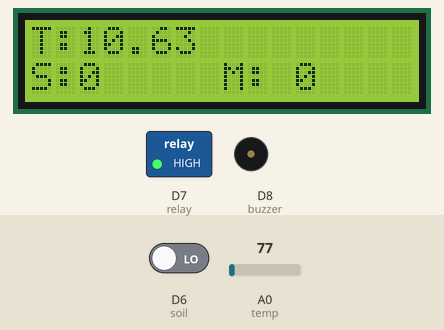
This sketch was run on a simulated ESP8266 (NodeMCU). Shown: 16×2 character LCD, switched loads named in the sketch (green lamp = pin HIGH), buzzer (waves = sounding, pin HIGH). The inputs (shaded band) are chosen by the test bench; at power-on: A0 (temp) = 77, D6 (soil) LOW. WiFi joins after 1.5 s; servers stay silent unless stated; uploads are accepted with an empty reply; random numbers use the default seed unless the sketch sets one; what the sketch prints to the serial monitor is not drawn.

Above: at 6.1 s.
6.2 s: A0 (temp) set to 149
At 6.8 s:
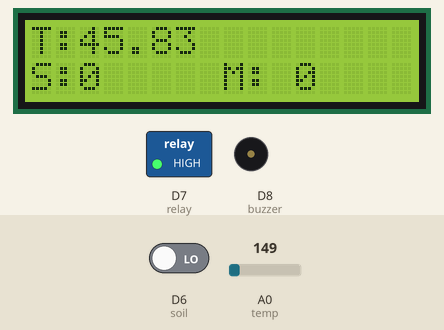
7.7 s: A0 (temp) set to 168
At 9.5 s:
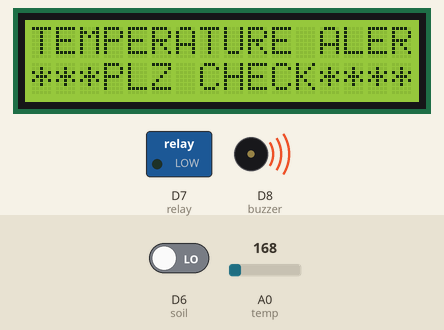
At 10.6 s:
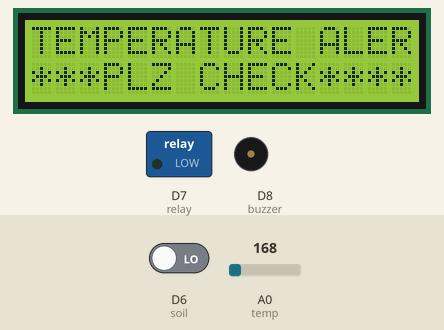
Timing chart, 0 to 17.0 s (numbered marks = the images above; inputs shaded):
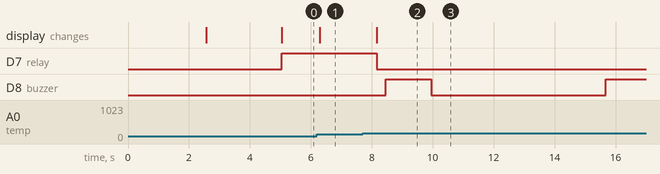

The sketch:

smart_irrigation_system_sits_siddartha.ino
```cpp
/*
 * heart patient monitoring system
 *  * hotspot name : project12
 * hotspot possword : project123456
 */

#include <ESP8266WiFi.h>
#include <ESP8266HTTPClient.h>
#include <LiquidCrystal.h>
#include <String.h>

LiquidCrystal lcd (D0,D1,D2,D3,D4,D5);

// WiFi parameters to be configured
const char* ssid = "project12"; // Hoofdlettergevoelig
const char* password = "project123456"; // Hoofdlettergevoelig

 String a = "http://sms.scubedigi.com/api.php?username=Mydreamacd&password=Mydre@m123&to=9652490222&from=MYDREM&message=";
String msg = "\0";
String r = "http://projectsiot.xyz/IoTProjects/Irrigation1/upload.php?a=";
String rs = "\0";
#define temp A0
#define soil D6
#define buzzer D8
#define relay D7

String hbvalue = "\0";
String S = "N";
String M = "N";
float temp1=0.0;
String gas1 = "\0";

String otp[11] = {"62","72","71","75","97","79","92","79","95","83","99"} ;
unsigned int no = 0;
unsigned hb = 0;
unsigned temp2 = 0;

void beep()
{
   digitalWrite(buzzer, HIGH);
   delay(1500);
    digitalWrite(buzzer, LOW);
    delay(100);
}
void showprojectname ()
{
  lcd.clear();
    lcd.setCursor(0,0);
    lcd.print("SMART IRRIGATION S/M");
    lcd.setCursor(0,1);
    lcd.print("....................");
  delay(2500);
}

void setup() {
  // put your setup code here, to run once:
Serial.begin(9600);
  lcd.begin(16,2);

 pinMode(temp,INPUT);

pinMode(relay,OUTPUT);
pinMode(buzzer,OUTPUT);
 pinMode(soil,INPUT);

showprojectname ();

lcd.clear();
lcd.setCursor(0,0);
        lcd.print("CONNECTING--TO");
        lcd.setCursor( 2,1);
         lcd.print(ssid);
         delay(100);

  Serial.print("Bezig met verbinden");
  WiFi.begin(ssid, password); // Connect to WiFi

  // while wifi not connected yet, print '.'
  // then after it connected, get out of the loop
  while (WiFi.status() != WL_CONNECTED) {
     delay(500);
     Serial.print(".");
  }

  // Verbonden.
  Serial.println("OK!");

  // Access Point (SSID).
  Serial.print("SSID: ");
  Serial.println(WiFi.SSID());

  // IP adres.
  Serial.print("IP: ");
  Serial.println(WiFi.localIP());
Serial.println("state---------------1");
  // Signaalsterkte.
  long rssi = WiFi.RSSI();
  Serial.print("Signaal sterkte (RSSI): ");
  Serial.print(rssi);
  Serial.println(" dBm");
  Serial.println("");

Serial.print("A = "); Serial.println("http://projectsiot.xyz/IoTProjects/HealthCare/healthupload.php?a=U&b=86&c=L");
if(WiFi.status()== WL_CONNECTED){ //Check WiFi connection status

    HTTPClient http; //Declare an object of class HTTPClient

  http.begin("http://projectsiot.xyz/IoTProjects/Irrigation1/upload.php?a=U");

int httpCode = http.GET(); //Send the request
    if (httpCode > 0) { //Check the returning code
      String payload = http.getString(); //Get the request response payload
      Serial.println(payload); //Print the response payload
    }
    http.end(); //Close connection

delay(500);
}
/*
Serial.println("sending welcome message............");

 if(WiFi.status()== WL_CONNECTED){ //Check WiFi connection status

    HTTPClient http; //Declare an object of class HTTPClient
 //  http.begin("http://sms.scubedigi.com/api.php?username=Mydreamacd&password=Mydre@m123&to=9652490222&from=MYDREM&message=KIT%20STARTED"); //Specify request destination


int httpCode = http.GET(); //Send the request
    if (httpCode > 0) { //Check the returning code
      String payload = http.getString(); //Get the request response payload
      Serial.println(payload); //Print the response payload
    }
    http.end(); //Close connection

delay(4000);
}
*/
}

void loop() {

 hbvalue = "\0";
 no = random(11);
M = "Y";
S = "N";

temp2 = analogRead(temp); //read data from analog pin A1.
float V=temp2*(5/(1023.00)); //conversion of analog voltage to digital voltage.
  temp1=V*100; //temperature in centigrade scale.

  temp1 = temp1 - 27;
Serial.print("temperature is = "); Serial.println(temp1);
delay(50);
//Serial.print("button = "); Serial.println(digitalRead(button));

Serial.print("soil = "); Serial.println(digitalRead(soil));
if(temp1>50)
{
  M = "N";
Serial.println("****** temperature alert *********");
lcd.clear();
    lcd.setCursor(0,0);
    lcd.print("TEMPERATURE ALERT");
    lcd.setCursor(0,1);
    lcd.print("***PLZ CHECK****");
    digitalWrite(relay,LOW);
delay(300);
    beep ();
msg = a + "TEMPERATURE%20ALERT%20PLEASE%20CHECK";
// sendsms ();

rs = r + String(temp1)+"&b="+S+"&c="+M;
send2server ();
delay(5000);

}
else if (digitalRead(soil) == HIGH)
{
  M = "N";
  S = "Y";
Serial.println("****** gas alert *********");
  lcd.clear();
  lcd.setCursor(0,0);
    lcd.print("SOIL  WET      ");
    lcd.setCursor(0,1);
    lcd.print("MOTOR - OFF");
    digitalWrite(relay,LOW);
delay(300);
    beep ();
    gas1 = 'H';

msg = a + "GAS%20ALERT%20PLEASE%20CHECK";
// sendsms ();
rs = r + String(temp1)+"&b="+S+"&c="+M;
send2server ();
delay(5000);
}
else {
lcd.clear();
  lcd.setCursor(0,0);
    lcd.print("T:"+String(temp1));
    lcd.setCursor(0,1);
    lcd.print("S:"+String(digitalRead(soil)));
    lcd.setCursor(8,1);
    lcd.print("M: 0");
digitalWrite(relay,HIGH);
delay(300);
rs = r + String(temp1)+"&b="+S+"&c="+M;
send2server ();
}

}// loop

void send2server ()
{
Serial.print("A = "); Serial.println(rs);
if(WiFi.status()== WL_CONNECTED){ //Check WiFi connection status

    HTTPClient http; //Declare an object of class HTTPClient
   // http.begin("http://sms.scubedigi.com/api.php?username=Mydreamacd&password=Mydre@m123&to=9063779181&from=MYDREM&message=RJANED;LKSDF"); //Specify request destination

  //http.begin("http://projectsiot.xyz/IoTProjects/SchoolChildSecurity/childupdate.php?a=U&b=Y");
http.begin(rs);

int httpCode = http.GET(); //Send the request
    if (httpCode > 0) { //Check the returning code
      String payload = http.getString(); //Get the request response payload
      Serial.println(payload); //Print the response payload
    }
    http.end(); //Close connection

delay(50);
}


}
/*
void sendsms ()
{
Serial.println("sending welcome message............");

 if(WiFi.status()== WL_CONNECTED){ //Check WiFi connection status

    HTTPClient http; //Declare an object of class HTTPClient
//   http.begin("http://sms.scubedigi.com/api.php?username=Mydreamacd&password=Mydre@m123&to=9652490222&from=MYDREM&message=");
   http.begin(msg);

int httpCode = http.GET(); //Send the request
    if (httpCode > 0) { //Check the returning code
      String payload = http.getString(); //Get the request response payload
      Serial.println(payload); //Print the response payload
    }
    http.end(); //Close connection

delay(500);
}
}
*/
```

Measured:
- the behaviour switches between 157 and 158 on A0 (temp) (found by bisection; images 1 and 2)
- after the input at 6.2 s, the display: changes after 0.09 s (image 1)
- after the input at 7.7 s, D7 (relay): HIGH → LOW after 0.46 s; D8 (buzzer): LOW → HIGH after 0.76 s, → LOW 1.5 s later, → HIGH 5.7 s later; the display: changes after 0.46 s (image 2)
